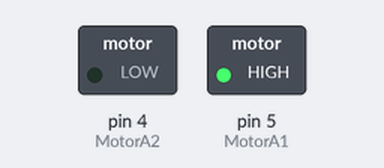
Recording of a sketch running on a simulated Arduino Uno, built with avr-gcc and run on an emulated ATmega328P. Parts: switched loads named in the sketch (green lamp = pin HIGH).

Above: at 0.1 s.
Timing chart, 0 to 1.6 s (numbered marks = the images above):
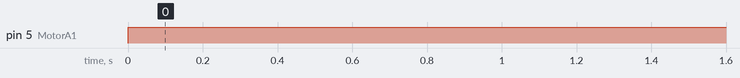

The sketch:

teste.ino
```cpp
#define MotorA1 5
#define MotorA2 4

void setup() {
  pinMode(MotorA1,OUTPUT);
  pinMode(MotorA2,OUTPUT);
  //pinMode(MotorB1,OUTPUT);
  //pinMode(MotorB2,OUTPUT);
  Serial.begin(9600);
}

void loop() {
  // put your main code here, to run repeatedly:
  digitalWrite(MotorA1, HIGH);
  digitalWrite(MotorA2, LOW);
}
```

Measured:
- by itself, pin 5 (MotorA1): LOW → HIGH at 0.00 s
